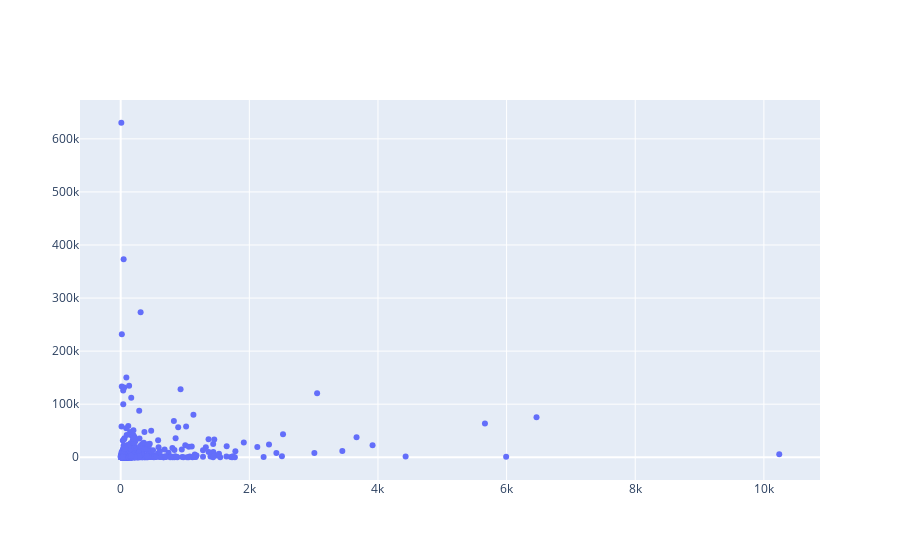

Notebook code cell kept with this figure:
### Code cell
import plotly.graph_objects as go


fig = go.Figure()

fig.add_trace(go.Scatter(x=df_python_best['forks'].values, y=df_python_best['commentlines'].values,
                    mode='markers',
                    name='lines'))


fig.show()

### Figure 1 — Plotly figure (JSON) as saved in the notebook; plotly's stock layout.template omitted (floating-point values rounded to 4 significant figures; data arrays with more than 128 entries replaced by an {"elided": "..."} marker saying what was removed)
{"data": [{"mode": "markers", "name": "lines", "type": "scatter", "x": {"elided": "995 int values"}, "y": {"elided": "995 int values"}}], "layout": {}}
